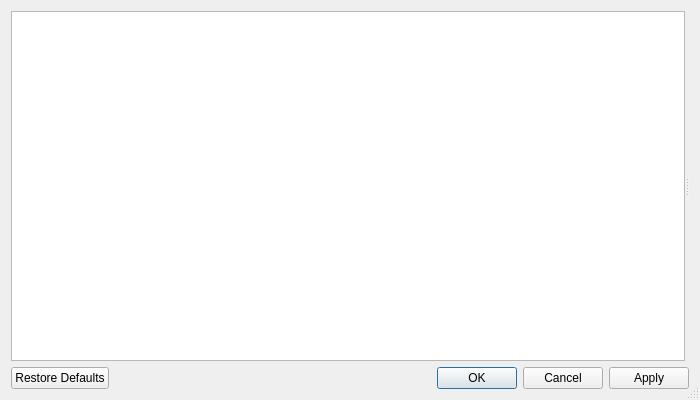
<?xml version="1.0" encoding="UTF-8"?>
<ui version="4.0">
 <class>SettingsDialog</class>
 <widget class="QDialog" name="SettingsDialog">
  <property name="windowModality">
   <enum>Qt::ApplicationModal</enum>
  </property>
  <property name="geometry">
   <rect>
    <x>0</x>
    <y>0</y>
    <width>700</width>
    <height>400</height>
   </rect>
  </property>
  <property name="windowTitle">
   <string>Settings</string>
  </property>
  <property name="locale">
   <locale language="English" country="UnitedStates"/>
  </property>
  <property name="sizeGripEnabled">
   <bool>true</bool>
  </property>
  <property name="modal">
   <bool>true</bool>
  </property>
  <layout class="QVBoxLayout" name="verticalLayout">
   <item>
    <widget class="QSplitter" name="splitter">
     <property name="orientation">
      <enum>Qt::Horizontal</enum>
     </property>
     <widget class="QListWidget" name="pagesListWidget"/>
     <widget class="QStackedWidget" name="pagesStackedWidget"/>
    </widget>
   </item>
   <item>
    <widget class="QDialogButtonBox" name="buttonBox">
     <property name="orientation">
      <enum>Qt::Horizontal</enum>
     </property>
     <property name="standardButtons">
      <set>QDialogButtonBox::Apply|QDialogButtonBox::Cancel|QDialogButtonBox::Ok|QDialogButtonBox::RestoreDefaults</set>
     </property>
    </widget>
   </item>
  </layout>
 </widget>
 <resources/>
 <connections>
  <connection>
   <sender>buttonBox</sender>
   <signal>accepted()</signal>
   <receiver>SettingsDialog</receiver>
   <slot>accept()</slot>
   <hints>
    <hint type="sourcelabel">
     <x>248</x>
     <y>254</y>
    </hint>
    <hint type="destinationlabel">
     <x>157</x>
     <y>274</y>
    </hint>
   </hints>
  </connection>
  <connection>
   <sender>buttonBox</sender>
   <signal>rejected()</signal>
   <receiver>SettingsDialog</receiver>
   <slot>reject()</slot>
   <hints>
    <hint type="sourcelabel">
     <x>316</x>
     <y>260</y>
    </hint>
    <hint type="destinationlabel">
     <x>286</x>
     <y>274</y>
    </hint>
   </hints>
  </connection>
 </connections>
</ui>
